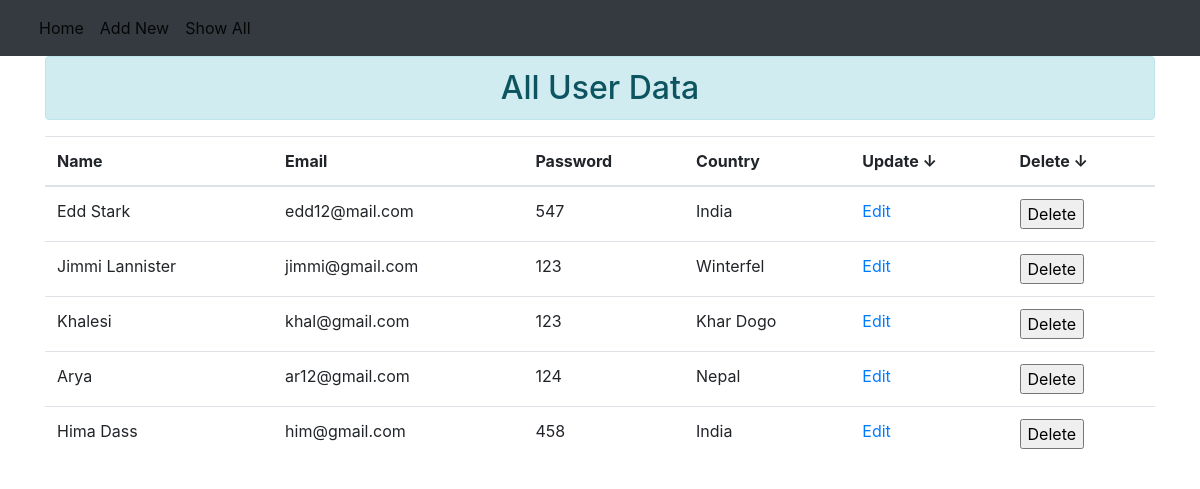
Page /show/ on the committed database.
### records/models.py (models this page shows)
class UserRegistration(models.Model):
    name=models.CharField(max_length=50)
    email=models.CharField(max_length=30)
    password=models.CharField(max_length=20)
    country=models.CharField(max_length=20,null=True)

### records/views.py (the view)
# urls.py: path('show/',views.showuser,name="shows"),
def showuser(request):
    mt=UserRegistration.objects.all()
    return render(request,'records/show_data.html',{'data':mt})

### records/templates/records/show_data.html (shortened to what this page needs)
{% extends 'records/base.html' %}
{% block content %}
<div class="container">
        <h2 class="text-center alert alert-info">All User Data</h2>
    </div>
    <div class="container">
        <table class="table table-hover">
            <thead>
                <tr>
            <th>Name</th>
            <th>Email</th>
            <th>Password</th>
            <th>Country</th>
            <th>Update ↓</th>
            <th>Delete ↓</th>
        </tr>
        </thead>
        <tbody>
        {% for dt in data %}
            <tr>
                <td>{{dt.name}}</td>
                <td>{{dt.email}}</td>
                <td>{{dt.password}}</td>
                <td>{{dt.country}}</td>
                <td><a href="{% url 'update' dt.id %}">Edit</a></td>
                <td><form action="{% url 'delete' dt.id %}" method="POST">
                    <input type="submit" value="Delete">
                </form>
            </td>
            </tr>
            {% endfor %}
        </tbody>
    </table></div>
{% endblock content %}

### records/templates/records/base.html (shortened to what this page needs)
<!DOCTYPE html>
{% load static %}
<html lang="en">
<head>
    <link rel="stylesheet" href="{% static 'records/css/bootstrap.css' %}">
</head>
<body>
<nav class="navbar navbar-expand-lg navbar-light bg-dark">
  <div class="container-fluid">
    <div class="collapse navbar-collapse" id="navbarSupportedContent">
      <ul class="navbar-nav me-auto mb-2 mb-lg-0">
        <li class="nav-item">
          <a class="nav-link active" aria-current="page" href="{% url 'add' %}">Home</a>
        </li>
        <li class="nav-item">
            <a class="nav-link active" aria-current="page" href="{% url 'add' %}">Add New</a>
          </li>
          <li class="nav-item">
            <a class="nav-link active" aria-current="page" href="{% url 'shows' %}">Show All</a>
          </li>
    </div>
  </div>
</nav>
    {% block content %}
    {% endblock content%}
</body>
</html>

### records/templates/records/base.html (style rules this page uses)
.table,th,tr,td { border:1px solid-black; }

### rows in the picture
UserRegistration: name "Edd Stark", email "edd12@mail.com", password "547", country "India"
UserRegistration: name "Jimmi Lannister", email "jimmi@gmail.com", password "123", country "Winterfel"
UserRegistration: name "Khalesi", email "khal@gmail.com", password "123", country "Khar Dogo"
UserRegistration: name "Arya", email "ar12@gmail.com", password "124", country "Nepal"
UserRegistration: name "Hima Dass", email "him@gmail.com", password "458", country "India"
